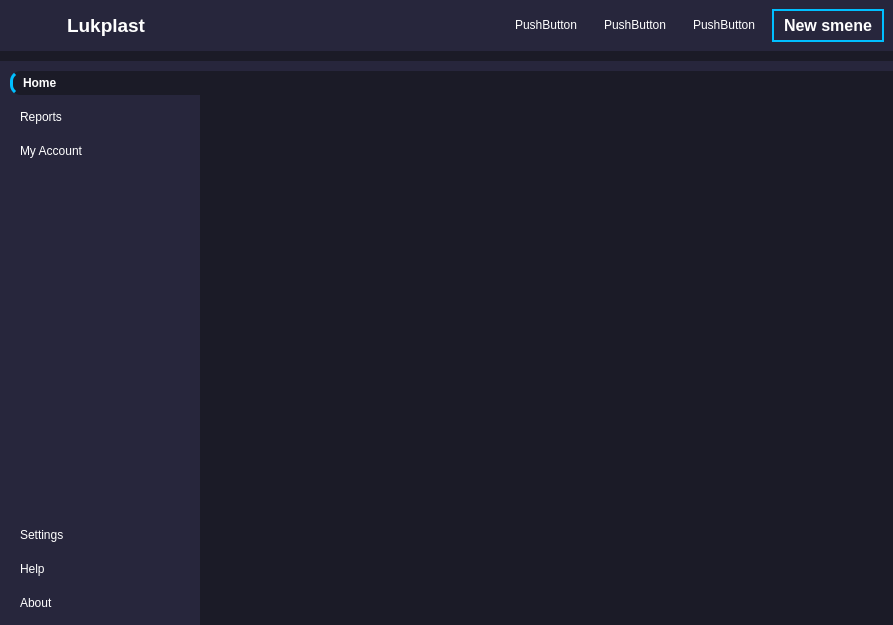
<?xml version="1.0" encoding="UTF-8"?>
<ui version="4.0">
 <class>MainWindow</class>
 <widget class="QMainWindow" name="MainWindow">
  <property name="geometry">
   <rect>
    <x>0</x>
    <y>0</y>
    <width>893</width>
    <height>625</height>
   </rect>
  </property>
  <property name="windowTitle">
   <string>MainWindow</string>
  </property>
  <property name="styleSheet">
   <string notr="true">*{
	border: none;
	background-color: transparent;
	background: transparent;
	padding: 0;
	margin: 0;
	color: #fff;
}
#centralwidget, #homeBtn, #mainBodyContent{
	background-color: #1b1b27;
}

#header, #mainBody{
	background-color: #27263c;
}

#pushButton{
	border: 2px solid #00bfff;
	border-radius: 19px;
	text-align: center;

}


QPushButton{
	text-align: left;
	padding:5px 10px;
	border-top-left-radius: 10px;
	border-bottom-left-radius: 10px;
}

#homeBtn{
	border-left: 3px solid #00bfff;
	font-weight: bold;
}

</string>
  </property>
  <widget class="QWidget" name="centralwidget">
   <layout class="QVBoxLayout" name="verticalLayout">
    <property name="spacing">
     <number>10</number>
    </property>
    <property name="leftMargin">
     <number>0</number>
    </property>
    <property name="topMargin">
     <number>0</number>
    </property>
    <property name="rightMargin">
     <number>0</number>
    </property>
    <property name="bottomMargin">
     <number>0</number>
    </property>
    <item>
     <widget class="QWidget" name="header" native="true">
      <layout class="QHBoxLayout" name="horizontalLayout">
       <property name="spacing">
        <number>0</number>
       </property>
       <property name="leftMargin">
        <number>0</number>
       </property>
       <property name="topMargin">
        <number>0</number>
       </property>
       <property name="rightMargin">
        <number>0</number>
       </property>
       <property name="bottomMargin">
        <number>0</number>
       </property>
       <item alignment="Qt::AlignLeft">
        <widget class="QFrame" name="frame_2">
         <property name="frameShape">
          <enum>QFrame::StyledPanel</enum>
         </property>
         <property name="frameShadow">
          <enum>QFrame::Raised</enum>
         </property>
         <layout class="QHBoxLayout" name="horizontalLayout_4">
          <item>
           <widget class="QPushButton" name="menuBtn">
            <property name="cursor">
             <cursorShape>PointingHandCursor</cursorShape>
            </property>
            <property name="text">
             <string/>
            </property>
            <property name="icon">
             <iconset resource="QSS/QSS_Resources.qrc">
              <normaloff>:/icons/Icons/align-justify.png</normaloff>:/icons/Icons/align-justify.png</iconset>
            </property>
            <property name="iconSize">
             <size>
              <width>24</width>
              <height>24</height>
             </size>
            </property>
           </widget>
          </item>
          <item>
           <widget class="QLabel" name="label">
            <property name="font">
             <font>
              <pointsize>14</pointsize>
              <weight>75</weight>
              <bold>true</bold>
             </font>
            </property>
            <property name="text">
             <string>Lukplast</string>
            </property>
           </widget>
          </item>
         </layout>
        </widget>
       </item>
       <item alignment="Qt::AlignRight|Qt::AlignTop">
        <widget class="QFrame" name="frame">
         <property name="frameShape">
          <enum>QFrame::StyledPanel</enum>
         </property>
         <property name="frameShadow">
          <enum>QFrame::Raised</enum>
         </property>
         <layout class="QHBoxLayout" name="horizontalLayout_3">
          <item>
           <widget class="QPushButton" name="pushButton_4">
            <property name="cursor">
             <cursorShape>PointingHandCursor</cursorShape>
            </property>
            <property name="text">
             <string>PushButton</string>
            </property>
           </widget>
          </item>
          <item>
           <widget class="QPushButton" name="pushButton_3">
            <property name="cursor">
             <cursorShape>PointingHandCursor</cursorShape>
            </property>
            <property name="text">
             <string>PushButton</string>
            </property>
           </widget>
          </item>
          <item>
           <widget class="QPushButton" name="pushButton_2">
            <property name="cursor">
             <cursorShape>PointingHandCursor</cursorShape>
            </property>
            <property name="text">
             <string>PushButton</string>
            </property>
           </widget>
          </item>
          <item>
           <widget class="QPushButton" name="pushButton">
            <property name="minimumSize">
             <size>
              <width>0</width>
              <height>0</height>
             </size>
            </property>
            <property name="font">
             <font>
              <pointsize>12</pointsize>
              <weight>75</weight>
              <bold>true</bold>
             </font>
            </property>
            <property name="cursor">
             <cursorShape>PointingHandCursor</cursorShape>
            </property>
            <property name="text">
             <string>New smene</string>
            </property>
            <property name="icon">
             <iconset resource="QSS/QSS_Resources.qrc">
              <normaloff>:/icons/Icons/users.png</normaloff>:/icons/Icons/users.png</iconset>
            </property>
            <property name="iconSize">
             <size>
              <width>24</width>
              <height>24</height>
             </size>
            </property>
           </widget>
          </item>
         </layout>
        </widget>
       </item>
      </layout>
     </widget>
    </item>
    <item>
     <widget class="QWidget" name="mainBody" native="true">
      <property name="sizePolicy">
       <sizepolicy hsizetype="Preferred" vsizetype="Expanding">
        <horstretch>0</horstretch>
        <verstretch>0</verstretch>
       </sizepolicy>
      </property>
      <layout class="QHBoxLayout" name="horizontalLayout_2">
       <property name="spacing">
        <number>0</number>
       </property>
       <property name="leftMargin">
        <number>0</number>
       </property>
       <property name="topMargin">
        <number>10</number>
       </property>
       <property name="rightMargin">
        <number>0</number>
       </property>
       <property name="bottomMargin">
        <number>0</number>
       </property>
       <item>
        <widget class="QCustomSlideMenu" name="leftMenu" native="true">
         <property name="minimumSize">
          <size>
           <width>200</width>
           <height>0</height>
          </size>
         </property>
         <layout class="QVBoxLayout" name="verticalLayout_3">
          <property name="spacing">
           <number>0</number>
          </property>
          <property name="leftMargin">
           <number>0</number>
          </property>
          <property name="topMargin">
           <number>0</number>
          </property>
          <property name="rightMargin">
           <number>0</number>
          </property>
          <property name="bottomMargin">
           <number>0</number>
          </property>
          <item>
           <widget class="QWidget" name="widget" native="true">
            <layout class="QVBoxLayout" name="verticalLayout_4">
             <property name="spacing">
              <number>0</number>
             </property>
             <property name="leftMargin">
              <number>10</number>
             </property>
             <property name="topMargin">
              <number>0</number>
             </property>
             <property name="rightMargin">
              <number>0</number>
             </property>
             <property name="bottomMargin">
              <number>10</number>
             </property>
             <item>
              <widget class="QFrame" name="frame_3">
               <property name="frameShape">
                <enum>QFrame::StyledPanel</enum>
               </property>
               <property name="frameShadow">
                <enum>QFrame::Raised</enum>
               </property>
               <layout class="QVBoxLayout" name="verticalLayout_5">
                <property name="spacing">
                 <number>10</number>
                </property>
                <property name="leftMargin">
                 <number>0</number>
                </property>
                <property name="topMargin">
                 <number>0</number>
                </property>
                <property name="rightMargin">
                 <number>0</number>
                </property>
                <property name="bottomMargin">
                 <number>0</number>
                </property>
                <item>
                 <widget class="QPushButton" name="homeBtn">
                  <property name="cursor">
                   <cursorShape>PointingHandCursor</cursorShape>
                  </property>
                  <property name="text">
                   <string>Home</string>
                  </property>
                  <property name="icon">
                   <iconset resource="QSS/QSS_Resources.qrc">
                    <normaloff>:/icons/Icons/home.png</normaloff>:/icons/Icons/home.png</iconset>
                  </property>
                 </widget>
                </item>
                <item>
                 <widget class="QPushButton" name="ReportsBtn">
                  <property name="cursor">
                   <cursorShape>PointingHandCursor</cursorShape>
                  </property>
                  <property name="text">
                   <string>Reports</string>
                  </property>
                 </widget>
                </item>
                <item>
                 <widget class="QPushButton" name="accountBtn">
                  <property name="cursor">
                   <cursorShape>PointingHandCursor</cursorShape>
                  </property>
                  <property name="text">
                   <string>My Account</string>
                  </property>
                 </widget>
                </item>
               </layout>
              </widget>
             </item>
             <item>
              <spacer name="verticalSpacer">
               <property name="orientation">
                <enum>Qt::Vertical</enum>
               </property>
               <property name="sizeHint" stdset="0">
                <size>
                 <width>20</width>
                 <height>40</height>
                </size>
               </property>
              </spacer>
             </item>
             <item>
              <widget class="QFrame" name="frame_4">
               <property name="frameShape">
                <enum>QFrame::StyledPanel</enum>
               </property>
               <property name="frameShadow">
                <enum>QFrame::Raised</enum>
               </property>
               <layout class="QVBoxLayout" name="verticalLayout_6">
                <property name="spacing">
                 <number>10</number>
                </property>
                <property name="leftMargin">
                 <number>0</number>
                </property>
                <property name="topMargin">
                 <number>0</number>
                </property>
                <property name="rightMargin">
                 <number>0</number>
                </property>
                <property name="bottomMargin">
                 <number>0</number>
                </property>
                <item>
                 <widget class="QPushButton" name="settingsBtn">
                  <property name="cursor">
                   <cursorShape>PointingHandCursor</cursorShape>
                  </property>
                  <property name="text">
                   <string>Settings</string>
                  </property>
                 </widget>
                </item>
                <item>
                 <widget class="QPushButton" name="helpBtn">
                  <property name="cursor">
                   <cursorShape>PointingHandCursor</cursorShape>
                  </property>
                  <property name="text">
                   <string>Help</string>
                  </property>
                 </widget>
                </item>
                <item>
                 <widget class="QPushButton" name="aboutBtn">
                  <property name="cursor">
                   <cursorShape>PointingHandCursor</cursorShape>
                  </property>
                  <property name="text">
                   <string>About </string>
                  </property>
                 </widget>
                </item>
               </layout>
              </widget>
             </item>
            </layout>
           </widget>
          </item>
         </layout>
        </widget>
       </item>
       <item>
        <widget class="QWidget" name="mainBodyContent" native="true">
         <layout class="QVBoxLayout" name="verticalLayout_2">
          <property name="spacing">
           <number>0</number>
          </property>
          <property name="leftMargin">
           <number>0</number>
          </property>
          <property name="topMargin">
           <number>0</number>
          </property>
          <property name="rightMargin">
           <number>0</number>
          </property>
          <property name="bottomMargin">
           <number>0</number>
          </property>
          <item>
           <widget class="QStackedWidget" name="stackedWidget">
            <widget class="QWidget" name="page"/>
            <widget class="QWidget" name="page_2"/>
           </widget>
          </item>
         </layout>
        </widget>
       </item>
       <item>
        <widget class="QWidget" name="rigthMenu" native="true"/>
       </item>
      </layout>
     </widget>
    </item>
   </layout>
  </widget>
 </widget>
 <customwidgets>
  <customwidget>
   <class>QCustomSlideMenu</class>
   <extends>QWidget</extends>
   <header location="global">Custom_Widgets.Widgets.h</header>
   <container>1</container>
  </customwidget>
 </customwidgets>
 <resources>
  <include location="QSS/QSS_Resources.qrc"/>
 </resources>
 <connections/>
</ui>
